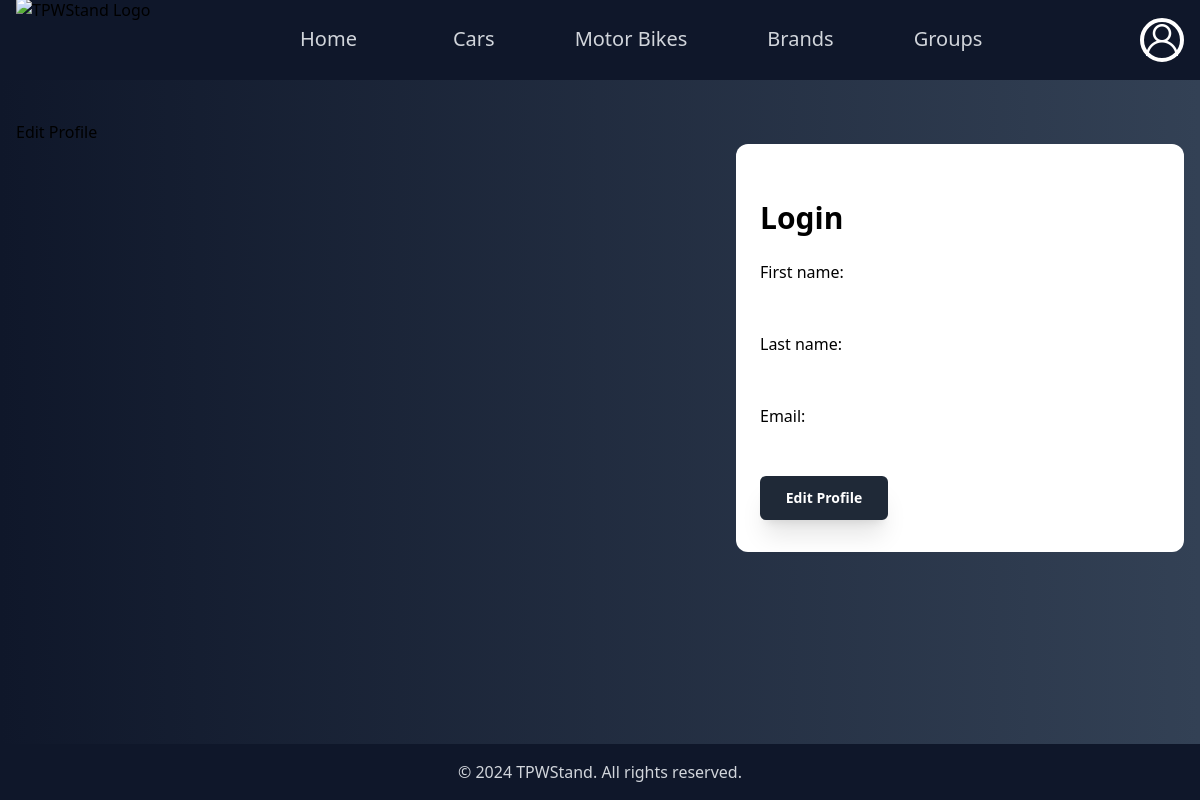
/profile/edit/ (signed in), run on an earlier commit of the app's database.
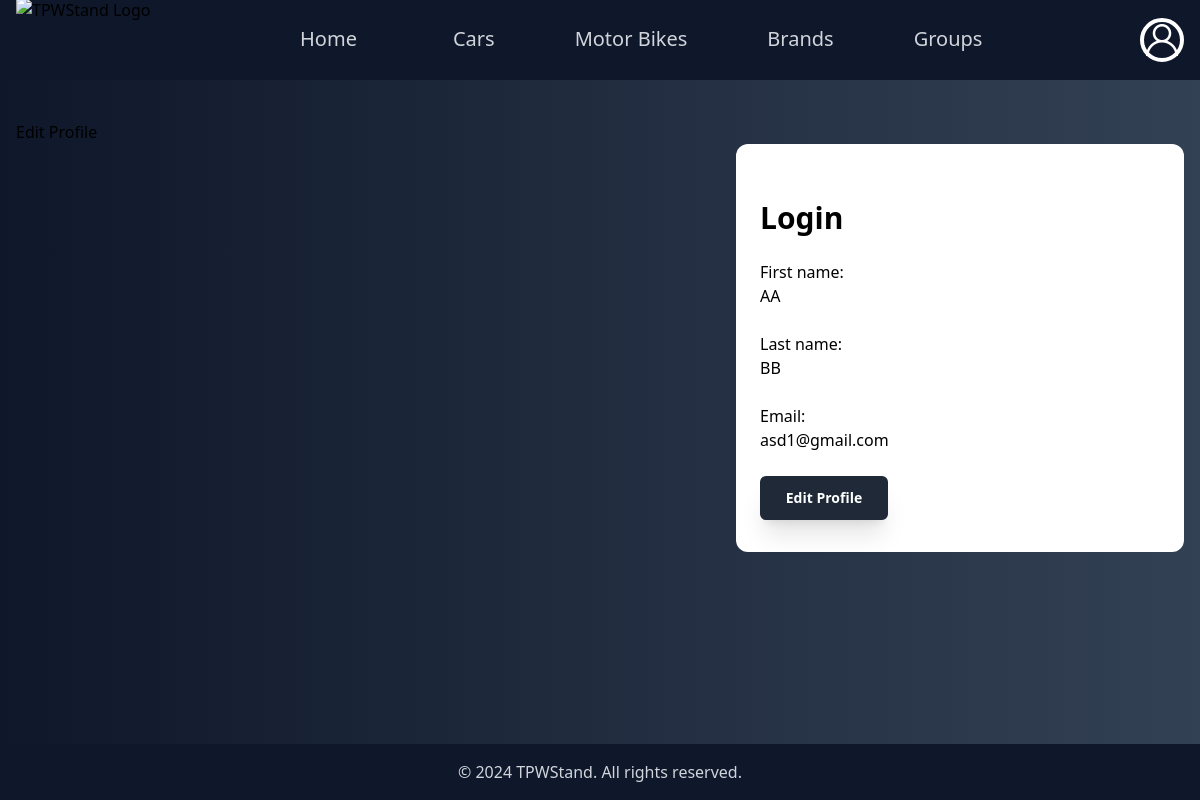
And on a later commit of the database.
### app/models.py (models this page shows, shortened)
class Profile(models.Model):
    user = models.OneToOneField(User, on_delete=models.CASCADE)
    first_name = models.CharField(max_length=100, blank=True)
    last_name = models.CharField(max_length=100, blank=True)
    email = models.EmailField(max_length=150)

### app/views.py (the view)
# urls.py: path('profile/edit/', views.edit_profile, name='edit_profile'),
@login_required
def edit_profile(request):
    profile = request.user.profile  # Assuming a one-to-one relationship
    if request.method == "POST":
        form = ProfileForm(request.POST, instance=profile)
        if form.is_valid():
            form.save()
            return redirect('index')  # Redirect to the profile view after saving
    else:
        form = ProfileForm(instance=profile)
    return render(request, 'edit_profile.html', {'form': form})

### app/forms.py
class ProfileForm(forms.ModelForm):
    class Meta:
        model = Profile
        fields = ['first_name', 'last_name', 'email']

### app/templates/edit_profile.html (shortened to what this page needs)
{% extends "index.html" %}
{% block content %}
{% load static %}
<h2>Edit Profile</h2>
<form method="post" action="{% url 'edit_profile' %}" class="bg-white rounded-xl px-6 py-8 space-y-6 max-w-md md:ml-auto w-full">
    <h3 class="text-3xl font-extrabold mb-12">
        Login
    </h3>
    {% for field in form %}
    <div class="mb-4">
        <p class="text-black">{{ field.label_tag }}</p>
        {{ field }}
    </div>
    {% endfor %}
    <div class="flex flex-wrap items-center justify-between gap-4 mt-6">
        <button type="submit"
            class="w-32 text-center shadow-xl py-3 px-6 text-sm font-semibold rounded-md text-white bg-gray-800 hover:bg-[#222] focus:outline-none">Edit Profile</button>
    </div>
</form>
{% endblock %}
{% block extra_content %}
<link href="{% static 'content/style.css' %}" rel="stylesheet">
<link href="{% static 'content/tailwind.css' %}" rel="stylesheet">
<link href="{% static 'content/stylespages.css' %}" rel="stylesheet">
{% endblock %}

What changed in the data, as far as the page shows it:
changed Profile: first_name (not shown) → "AA"; last_name (not shown) → "BB"; email (not shown) → "asd1@gmail.com"
